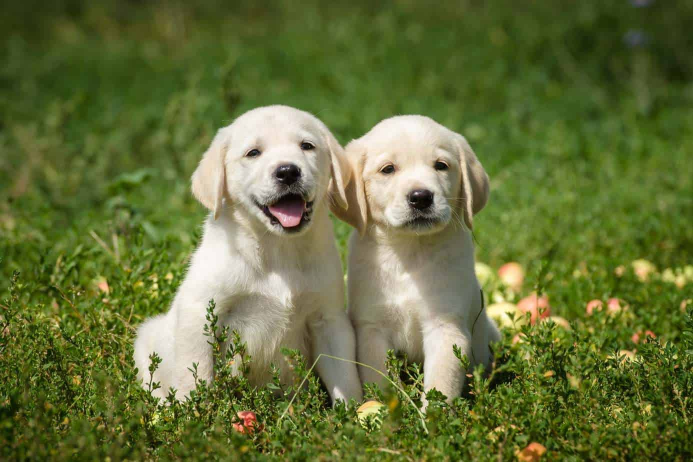
#> input picture lesson3/data/dogs.jpg, 1386 x 924 px (shown at 1/2 size)
$ python resizing.py
#> lines starting #> are read from the running program, lines starting #| are printed output that depends on the picture
# resizing
import os

import cv2


img = cv2.imread(os.path.join('.', 'data', 'dogs.jpg'))
#> img is the input picture: shape (924, 1386, 3); mean B, G, R 58.1, 111.9, 101.3

resized_img = cv2.resize(img, (640, 480))
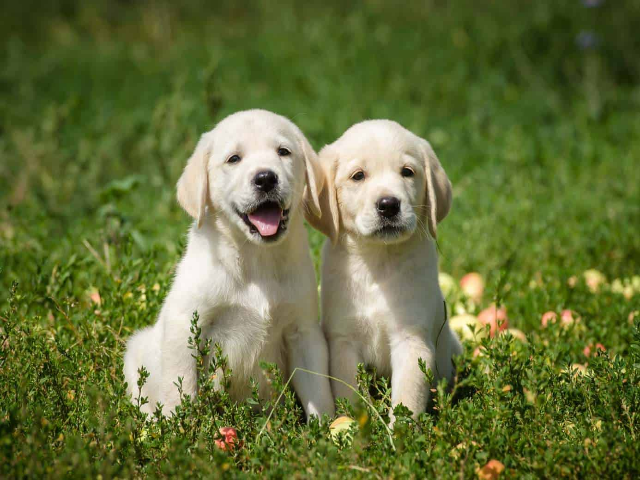
#> resized_img: shape (480, 640, 3); mean B, G, R 58, 111.8, 101.2

# [5 lines of commented-out code are left out]

print(img.shape)
#| (924, 1386, 3)
print(resized_img.shape)
#| (480, 640, 3)

cv2.imshow('img', img)
cv2.imshow('resized_img', resized_img)
cv2.waitKey(0)
